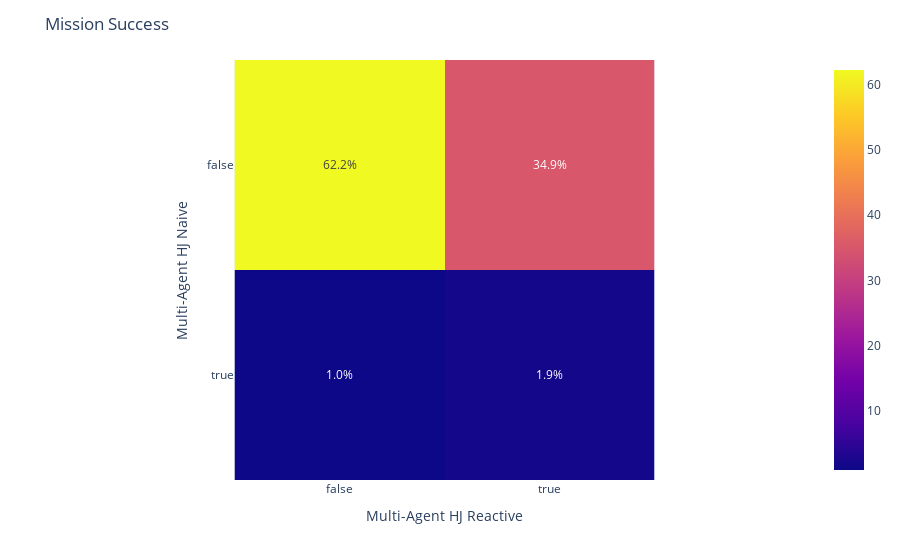

The notebook cell this image was saved under:
### Markdown cell above
+  Missions success counts

### Code cell
fig_react_success  = plot_confusion_matrix(metrics_hj_naive["Mission_success"]==1, 
                        metrics_hj_reactive["Mission_success"]==1, 'Multi-Agent HJ Naive', 
                        'Multi-Agent HJ Reactive', title_name="Mission Success")

### Figure 1 — Plotly figure (JSON) as saved in the notebook; plotly's stock layout.template omitted (floating-point values rounded to 4 significant figures)
{"data": [{"coloraxis": "coloraxis", "hovertemplate": "Multi-Agent HJ Reactive: %{x}<br>Multi-Agent HJ Naive: %{y}<br>color: %{z}<extra></extra>", "name": "0", "text": [[62.23, 34.92], [0.9515, 1.903]], "textfont": {"size": 12}, "texttemplate": "%{text:.1f}%", "type": "heatmap", "x": [false, true], "xaxis": "x", "y": [false, true], "yaxis": "y", "z": [[62.23, 34.92], [0.9515, 1.903]]}], "layout": {"coloraxis": {"colorscale": [[0, "#0d0887"], [0.1111, "#46039f"], [0.2222, "#7201a8"], [0.3333, "#9c179e"], [0.4444, "#bd3786"], [0.5556, "#d8576b"], [0.6667, "#ed7953"], [0.7778, "#fb9f3a"], [0.8889, "#fdca26"], [1, "#f0f921"]]}, "margin": {"t": 60}, "title": {"text": "Mission Success"}, "xaxis": {"anchor": "y", "constrain": "domain", "domain": [0, 1], "scaleanchor": "y", "title": {"text": "Multi-Agent HJ Reactive"}}, "yaxis": {"anchor": "x", "autorange": "reversed", "constrain": "domain", "domain": [0, 1], "title": {"text": "Multi-Agent HJ Naive"}}}}
